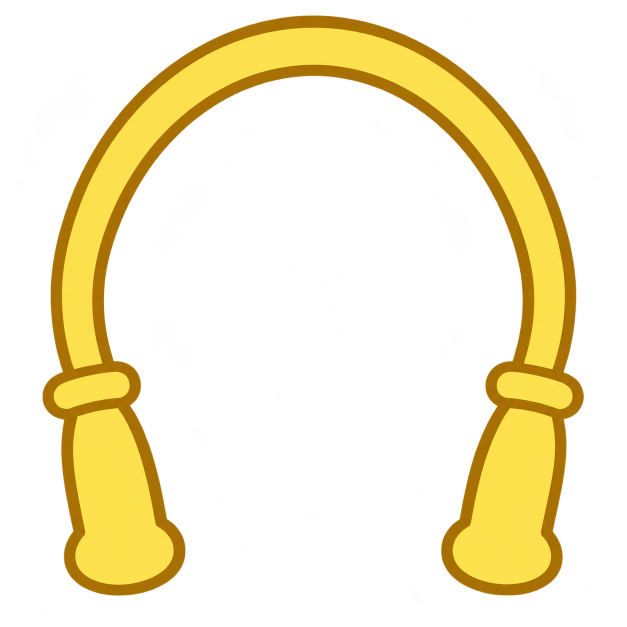
#> input picture archive/v1.2.1/assets/jump-rope-source.png, 1254 x 1254 px (shown at 1/2 size)
$ python make_icon.py
#> lines starting #> are read from the running program, lines starting #| are printed output that depends on the picture
"""Package the generated transparent jump-rope symbol as a Windows icon."""
from pathlib import Path
from PIL import Image


def main():
    directory = Path(__file__).resolve().parents[1] / 'assets'
    with Image.open(directory / 'jump-rope-source.png') as source:
#> source is the input picture: PIL image 1254x1254 RGBA; mean R, G, B, A 54.6, 44.4, 11.8, 60.8
        logo = source.convert('RGBA')
    # Preserve artwork and alpha; remove empty padding for small-icon legibility.
    bounds = logo.getchannel('A').point(lambda alpha: 255 if alpha >= 128 else 0).getbbox()
#> bounds = (85, 31, 1167, 1191)
    if bounds is None:
        raise ValueError('Icon source contains no visible pixels')
    left, top, right, bottom = bounds
#> left = 85; top = 31; right = 1167; bottom = 1191
    logo = logo.crop((max(0,left-2),max(0,top-2),
                      min(logo.width,right+2),min(logo.height,bottom+2)))
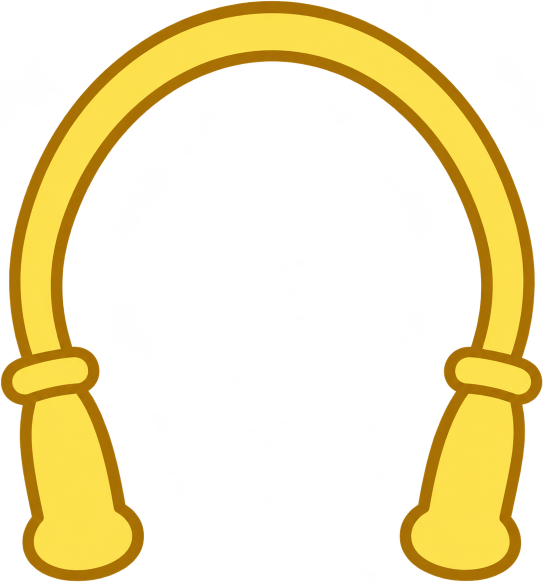
#> logo: PIL image 1086x1164 RGBA (shown at 1/2 size); mean R, G, B, A 67.9, 55.3, 14.7, 75.7; transparent parts drawn white
    logo.thumbnail((248, 248), Image.Resampling.LANCZOS)
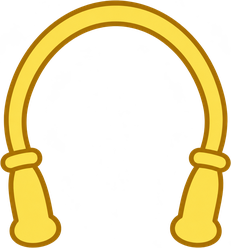
#> logo: PIL image 231x248 RGBA; mean R, G, B, A 71.4, 57.9, 14.7, 75.7; transparent parts drawn white
    icon = Image.new('RGBA', (256, 256))
#> icon: PIL image 256x256 RGBA; every value is 0
    icon.alpha_composite(logo, ((256-logo.width)//2, (256-logo.height)//2))
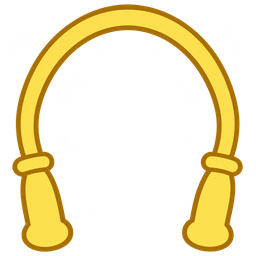
#> icon: PIL image 256x256 RGBA; mean R, G, B, A 62.5, 50.6, 12.9, 66.2; transparent parts drawn white
    icon.save(directory / 'jump-rope.png')
    icon.save(directory / 'jump-rope.ico', sizes=[(16,16),(24,24),(32,32),
                                               (48,48),(64,64),(128,128),(256,256)])


if __name__ == '__main__':
    main()
